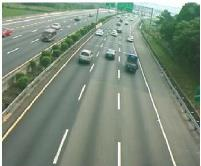
#> input picture lanewithout.png, 201 x 166 px
$ jupyter execute lane-detection-edge.ipynb   (older library calls are emulated)
#> lines starting #> are read from the running program, lines starting #| are printed output that depends on the picture; after the words box and inside, x2 and y2 are one past the last pixel; in counts of white or black regions, pixels touching at a corner belong together; long printed decimals are rounded
# image reading

[cell 1]
import numpy as np
import cv2
import matplotlib.pyplot as plt

img = cv2.imread('lanewithout.png')
#> img is the input picture: shape (166, 201, 3); mean B, G, R 124.6, 140.7, 126.3

plt.imshow(img)

# color spaces

[cell 2]
img1= cv2.cvtColor(img, cv2.COLOR_BGR2RGB)
plt.imshow(img1)

[cell 3]
img2= cv2.cvtColor(img, cv2.COLOR_BGR2HSV)
#> img2: shape (166, 201, 3); mean H, S, V 56.8, 39.9, 140.9
plt.imshow(img2)

[cell 4]
img3= cv2.cvtColor(img, cv2.COLOR_BGR2HLS)
#> img3: shape (166, 201, 3); mean of channels 0, 1, 2 56.8, 131.2, 35
plt.imshow(img3)

[cell 5]
img4= cv2.cvtColor(img, cv2.COLOR_BGR2GRAY)
plt.imshow(img4, cmap = plt.get_cmap('gray'))

# edge detection

[cell 6]
#canny edge detection

gray = cv2.cvtColor(img, cv2.COLOR_BGR2GRAY)
blur = cv2.GaussianBlur(gray,(5,5),0)
canny = cv2.Canny(blur,50,150)
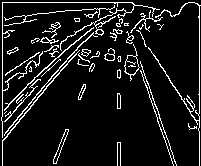
#> canny: shape (166, 201); 9.6% white in thin lines or dots
plt.imshow(canny,cmap='gray')

[cell 7]
# Calcution of Sobelx
sobelx = cv2.Sobel(img4,cv2.CV_64F,1,0,ksize=5)

# Calculation of Sobely
sobely = cv2.Sobel(img4,cv2.CV_64F,0,1,ksize=5)
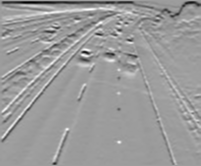
#> sobely: shape (166, 201) float64; min -7678, max 4792, mean -97.9; drawn with min black and max white

#laplacian edge detection
laplacian = cv2.Laplacian(img4,cv2.CV_64F)
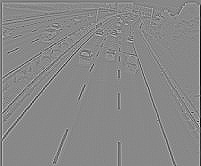
#> laplacian: shape (166, 201) float64; min -406, max 352, mean -0.8; drawn with min black and max white

[cell 8]
sobelx[sobelx<0]=0
sobelx

sobely[sobely<0]=0
sobely

laplacian[laplacian<0]=0
laplacian

[cell 9]
plt.imshow(sobelx,cmap='gray')
'''cv2.imshow("sobelx",sobelx)
k = cv2.waitKey(0)
if k == 27:         # wait for ESC key to exit
    cv2.destroyAllWindows()'''

[cell 10]
plt.imshow(laplacian,cmap='gray')

[cell 11]
'''#canny edge detection
def canny(image):
    gray = cv2.cvtColor(image, cv2.COLOR_BGR2GRAY)
    blur = cv2.GaussianBlur(gray,(5,5),0)
    canny = cv2.Canny(blur,50,150)

    return canny
'''

# Selecting region of interest

[cell 12]
def region_of_interest(image):
    height = image.shape[0]
    polygons= np.array([
                            [(44, height), (129, height), (115, 20)]
                        ])
    mask = np.zeros_like(image)
    cv2.fillPoly(mask, polygons,255)
    segment = cv2.bitwise_and(image, mask)
    return segment
plt.imshow(region_of_interest(canny),cmap='gray')
#> in region_of_interest, `cv2.fillPoly(mask, polygons,255)`: mask: shape (166, 201); 19% white; 1 white region, box (x1, y1, x2, y2) and area: (44, 20, 130, 166) 6351
#> in region_of_interest, `segment = cv2.bitwise_and(image, mask)`:
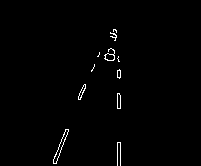
#> segment: shape (166, 201); 0.97% white in thin lines or dots, all inside (x1, y1, x2, y2) = (53, 29, 121, 166)

# using hough transform

[cell 13]
lines = cv2.HoughLinesP(region_of_interest(canny), 2, np.pi / 180, 25, np.array([]), minLineLength = 40, maxLineGap = 40)
#> lines = [[113, 29, 120, 165], [55, 163, 85, 84], [118, 142, 119, 69], [114, 29, 118, 93], [53, 163, 83, 85], [56, 161, 99, 53], [116, 30, 120, 108]]
print(lines)
#| [[[113  29 120 165]]
#|  [[ 55 163  85  84]]
#|  [[118 142 119  69]]
#|  [[114  29 118  93]]
#|  [[ 53 163  83  85]]
#|  [[ 56 161  99  53]]
#|  [[116  30 120 108]]]

[cell 14]
#function to display lines detected by hough transform

def display_lines(image,lines):
    line_image = np.zeros_like(image)
    for line in lines:
        x1,y1,x2,y2 = line.reshape(4)
        cv2.line(line_image,(x1,y1),(x2,y2),(255,0,0),4)
    return line_image

[cell 15]
laneimg = np.copy(img)
gray = cv2.cvtColor(laneimg, cv2.COLOR_BGR2GRAY)
blur = cv2.GaussianBlur(gray,(5,5),0)
canny = cv2.Canny(blur,50,150)
#plt.imshow(canny,cmap='gray')
cropped_img = region_of_interest(canny)
lines = cv2.HoughLinesP(cropped_img, 2, np.pi / 180, 25, np.array([]), minLineLength = 40, maxLineGap = 40)
print(lines)
#| [[[113  29 120 165]]
#|  [[ 55 163  85  84]]
#|  [[118 142 119  69]]
#|  [[114  29 118  93]]
#|  [[ 53 163  83  85]]
#|  [[ 56 161  99  53]]
#|  [[116  30 120 108]]]
line_image = display_lines(laneimg,lines)
#> the loop in display_lines, `for line in lines:` made 7 passes
overlay_img = cv2.addWeighted(laneimg,0.8,line_image,1,1)
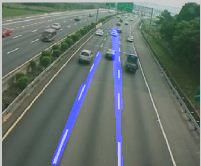
#> overlay_img: shape (166, 201, 3); mean B, G, R 108.2, 113.5, 102

plt.figure(2,figsize=(10,10))
plt.subplot(211)
plt.imshow(cropped_img,cmap='gray')

plt.subplot(212)
plt.imshow(overlay_img)
plt.show()
#> figure, not shown here; B, G, R data is drawn as R, G, B

# Separating lanes

[cell 16]
right_lane=[]
left_lane=[]
for i in lines:
    #print(i)
    if (i[0][0]>100 and i[0][2]>100 ):
        right_lane.append(i[0])
    else:
        left_lane.append(i[0])
#> this loop made 7 passes
#> after the loop, left_lane = [[55, 163, 85, 84], [53, 163, 83, 85], [56, 161, 99, 53]]; right_lane = [[113, 29, 120, 165], [118, 142, 119, 69], [114, 29, 118, 93], [116, 30, 120, 108]]
right_lane=np.array(right_lane)
left_lane=np.array(left_lane)
print(right_lane,"\n\n")
#| [[113  29 120 165]
#|  [118 142 119  69]
#|  [114  29 118  93]
#|  [116  30 120 108]]
print(left_lane)
#| [[ 55 163  85  84]
#|  [ 53 163  83  85]
#|  [ 56 161  99  53]]

right_line_image = display_lines(laneimg,right_lane)
#> the loop in display_lines (call 2), `for line in lines:` made 4 passes
#> after the loop in display_lines (call 2), `for line in lines:`:
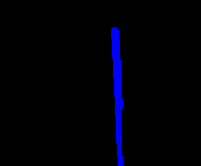
#> line_image: shape (166, 201, 3); mean of channels 0, 1, 2 7.3, 0, 0; drawn as B, G, R
left_line_image = display_lines(laneimg,left_lane)
#> the loop in display_lines (call 3), `for line in lines:` made 3 passes
#> after the loop in display_lines (call 3), `for line in lines:`:
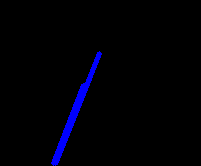
#> line_image: shape (166, 201, 3); mean of channels 0, 1, 2 6.4, 0, 0; drawn as B, G, R

plt.figure(2,figsize=(10,10))
plt.subplot(211)
plt.imshow(right_line_image)

plt.subplot(212)
plt.imshow(left_line_image)
plt.show()
plt.imshow(right_line_image+left_line_image)

# Finding best fitting lane lines

[cell 17]
x_right=[]
y_right=[]
for i in right_lane:
    x_right.append(i[0])
    x_right.append(i[2])

    y_right.append(i[1])
    y_right.append(i[3])
#> this loop made 4 passes
#> after the loop, x_right = [113, 120, 118, 119, 114, 118, 116, 120]; y_right = [29, 165, 142, 69, 29, 93, 30, 108]
x=len(x_right)
#> x = 8
for j in range(x - 1, -1, -1):
    if(x_right[j]<119):
        x_right.remove(x_right[j])
        y_right.remove(y_right[j])
    x=len(x_right)
#> this loop made 8 passes
#> x on passes 1 to 8: 8, 7, 6, 5, 4, 4, 4, 3
#> after the loop, x_right = [120, 119, 120]; y_right = [142, 69, 108]

print(len(x_right))
#| 3
print("x_right  ",x_right)
#| x_right   [120, 119, 120]
print("y_right  ",y_right)
#| y_right   [142, 69, 108]

[cell 18]
plt.scatter(x_right,y_right)
m1, b1 = np.polyfit(x_right, y_right, 1)
#> m1 = 56; b1 = -6595
print(m1,b1)
#| 56.000 -6595.000
y_right_bestfit=[]
for i in range(len(x_right)):
    y_right_bestfit.append(m1*x_right[i]+b1)
#> this loop made 3 passes
#> after the loop, y_right_bestfit = [125, 69, 125]

print(x_right,y_right_bestfit)
#| [120, 119, 120] [125.000, 69.000, 125.000]
right_bestfit=[[118,int((m1*118.5)+b1),127,int((m1*127)+b1)]]
#> right_bestfit = [[118, 40, 127, 516]]
right_bestfit=np.array(right_bestfit)
print(right_bestfit)
#| [[118  40 127 516]]
plt.plot(x_right, y_right_bestfit)

[cell 19]
x_left=[]
y_left=[]
for i in left_lane:
    x_left.append(i[0])
    x_left.append(i[2])

    y_left.append(i[1])
    y_left.append(i[3])
#> this loop made 3 passes
#> after the loop, x_left = [55, 85, 53, 83, 56, 99]; y_left = [163, 84, 163, 85, 161, 53]
print("x_left  ",x_left)
#| x_left   [55, 85, 53, 83, 56, 99]
print("y_left  ",y_left)
#| y_left   [163, 84, 163, 85, 161, 53]

[cell 20]
plt.scatter(x_left,y_left)
m2, b2 = np.polyfit(x_left, y_left, 1)
#> m2 = -2.53; b2 = 299.8
y_left_bestfit=[]
for i in range(len(x_left)):
    y_left_bestfit.append(m2*x_left[i]+b2)
#> this loop made 6 passes
#> after the loop, y_left_bestfit = [160.7, 84.87, 165.8, 89.93, 158.2, 49.46]

print(x_left,y_left_bestfit)
#| [55, 85, 53, 83, 56, 99] [160.738, 84.869, 165.795, 89.927, 158.209, 49.463]
left_bestfit=[[x_left[0],int(y_left_bestfit[0]),106,int((m2*106)+b2)]]
#> left_bestfit = [[55, 160, 106, 31]]
left_bestfit=np.array(left_bestfit)
print(left_bestfit)
#| [[ 55 160 106  31]]
plt.plot(x_left, y_left_bestfit)
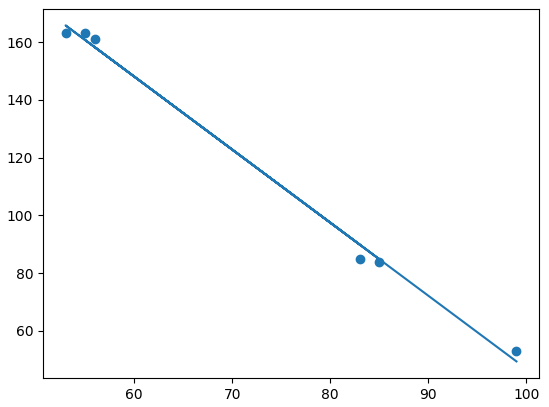
#> figure drawn by matplotlib, 1 panel

# Displaying best fitting lane lines

[cell 21]
right = display_lines(laneimg,right_bestfit)
left = display_lines(laneimg,left_bestfit)

plt.figure(2,figsize=(10,10))
plt.subplot(211)
plt.imshow(right)

plt.subplot(212)
plt.imshow(left)
plt.show()
plt.imshow(right+left)

[cell 22]
overlay_img_new = cv2.addWeighted(laneimg,0.8,right+left,1,1)
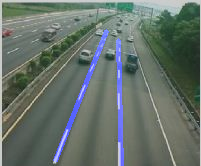
#> overlay_img_new: shape (166, 201, 3); mean B, G, R 106.3, 113.5, 102
plt.imshow(overlay_img_new)

# Filling area b/w lanes

[cell 23]
overlay_img_new_copy= np.copy(overlay_img_new)
def fill_region_of_interest(img,poly):
    mask = np.zeros_like(img)
    match_mask_color = (0,0,255)
    cv2.fillPoly(mask,poly, match_mask_color)
    masked_image = cv2.bitwise_and(img, mask)
    return masked_image
lane_vertices = [(right_bestfit[0][0],right_bestfit[0][1]),
                        (right_bestfit[0][2],right_bestfit[0][3]),
                        (left_bestfit[0][0],left_bestfit[0][1]),
                        (left_bestfit[0][2],left_bestfit[0][3])]
#> lane_vertices = [(118, 40), (127, 516), (55, 160), (106, 31)]

[cell 24]
fillarea = fill_region_of_interest(
    overlay_img_new_copy,
    np.array([lane_vertices], np.int32)
)
plt.figure()
plt.imshow(fillarea)
plt.show()

[cell 25]
final_img = overlay_img_new_copy+fillarea
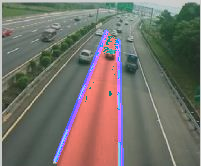
#> final_img: shape (166, 201, 3); mean B, G, R 106.3, 113.5, 117.3
plt.imshow(final_img);

$ run again, with lanewith.png copied over lanewithout.png
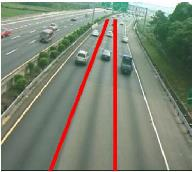
#> input picture lanewith.png, 192 x 172 px
#> img is the input picture: shape (172, 192, 3); mean B, G, R 118.2, 134, 128.2
#> img2: shape (172, 192, 3); mean H, S, V 54.4, 49.9, 142.1
#> img3: shape (172, 192, 3); mean of channels 0, 1, 2 55.2, 128.6, 42.7
#> canny: shape (172, 192); 10.6% white in thin lines or dots
#> mask: shape (172, 192); 20% white; 1 white region, box (x1, y1, x2, y2) and area: (44, 20, 130, 172) 6612
#> segment: shape (172, 192); 1.7% white in thin lines or dots, all inside (x1, y1, x2, y2) = (44, 26, 130, 171)
#> lines = [[117, 170, 117, 37], [113, 170, 113, 33], [53, 170, 85, 83], [44, 170, 129, 170], [49, 168, 65, 126]]
#| [[[117 170 117  37]]
#|  [[113 170 113  33]]
#|  [[ 53 170  85  83]]
#|  [[ 44 170 129 170]]
#|  [[ 49 168  65 126]]]
#| [[[117 170 117  37]]
#|  [[113 170 113  33]]
#|  [[ 53 170  85  83]]
#|  [[ 44 170 129 170]]
#|  [[ 49 168  65 126]]]
#> the loop in display_lines, `for line in lines:` made 5 passes
#> the loop `for i in lines:` made 5 passes
#> after the loop `for i in lines:`: left_lane = [[53, 170, 85, 83], [44, 170, 129, 170], [49, 168, 65, 126]]; right_lane = [[117, 170, 117, 37], [113, 170, 113, 33]]
#| [[117 170 117  37]
#|  [113 170 113  33]]
#| [[ 53 170  85  83]
#|  [ 44 170 129 170]
#|  [ 49 168  65 126]]
#> the loop in display_lines (call 2), `for line in lines:` made 2 passes
#> after the loop in display_lines (call 2), `for line in lines:`:
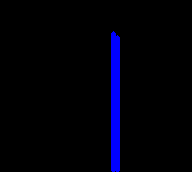
#> line_image: shape (172, 192, 3); mean of channels 0, 1, 2 9.6, 0, 0; drawn as B, G, R
#> the loop `for i in right_lane:` made 2 passes
#> after the loop `for i in right_lane:`: x_right = [117, 117, 113, 113]; y_right = [170, 37, 170, 33]
#> `x=len(x_right)`: x = 4
#> the loop `for j in range(x - 1, -1, -1):` made 4 passes
#> x on passes 1 to 4: 3, 2, 1, 0
#> after the loop `for j in range(x - 1, -1, -1):`: x_right = []
#| 0
#| x_right   []
#| y_right   []
#> the loop `for i in left_lane:` made 3 passes
#> after the loop `for i in left_lane:`: x_left = [53, 85, 44, 129, 49, 65]; y_left = [170, 83, 170, 170, 168, 126]
#| x_left   [53, 85, 44, 129, 49, 65]
#| y_left   [170, 83, 170, 170, 168, 126]
#> m2 = -0.182; b2 = 160.7
#> the loop `for i in range(len(x_left)):` made 6 passes
#> after the loop `for i in range(len(x_left)):`: y_left_bestfit = [151.1, 145.3, 152.7, 137.3, 151.8, 148.9]
#| [53, 85, 44, 129, 49, 65] [151.072, 145.261, 152.706, 137.270, 151.798, 148.893]
#> left_bestfit = [[53, 151, 106, 141]]
#| [[ 53 151 106 141]]
#> `[cell 20] plt.scatter(x_left,y_left) m2, b2 = np.polyfit(x_left, y_lef..`:
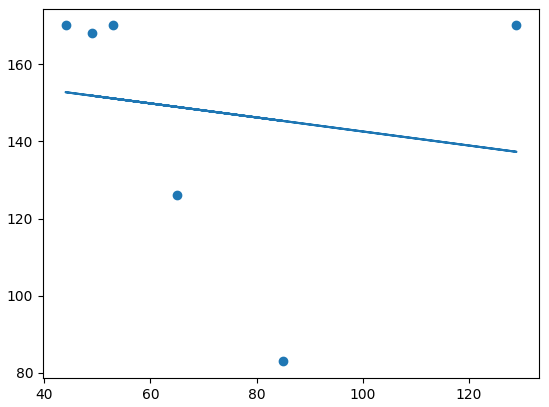
#> figure drawn by matplotlib, 1 panel
